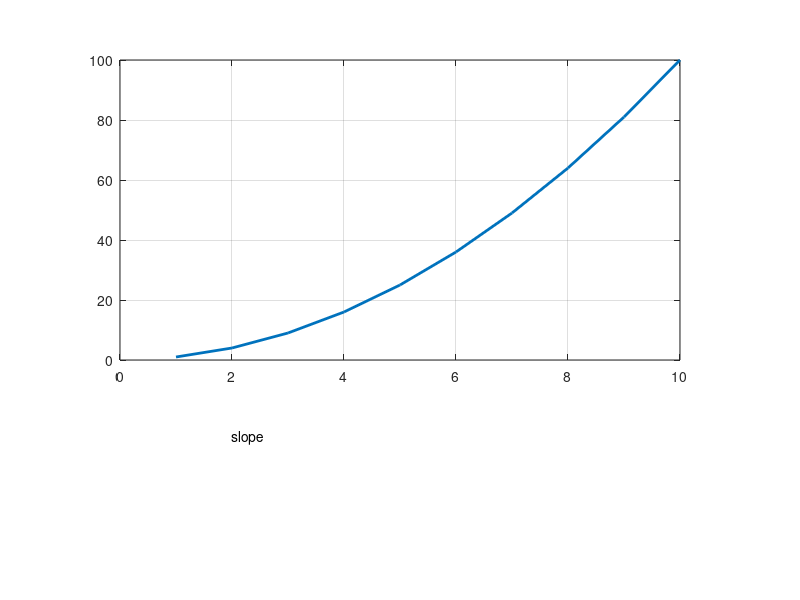

Source code (MATLAB):
close all
clear all
clc


x= 1:10
y1 = x.^2;
y2 = 2.*x+1;



figure(1)                      % open figure window for plotting
set(gcf,'Name','Sinusoidal Function')
set(gcf,'NumberTitle','off')
set(gcf,'Color',[0.8 0.8 0])
set(gcf,'Units','Normalized')
set(gcf,'Position',[0.1 0.1 0.6 0.7])
set(gcf,'PaperType','A4')

%plot titles
%tm = 'Sinusodal Function';     % Main title
%tx = 'time t';                 % X-axis title
%ty = 'position d'              % Y-axis title

%plot

subplot(2,1,2)
%p1 = plot(x,y2,'LineWidth',2);        % XY plot
set(gca,'Position',[0.15 0.112 0.7 0.2]);
set(gca,'XLim',[0 10])
set(gca,'YLim',[0 10])
text(2,8,'slope ')
axis off




subplot(2,1,1)
plot(x,y1,'LineWidth',2)        % XY plot
set(gca,'Position',[0.15 0.4 0.7 0.5])
grid on
%title(tm)
%xlabel(tx)
%ylabel(ty)

%grid on
